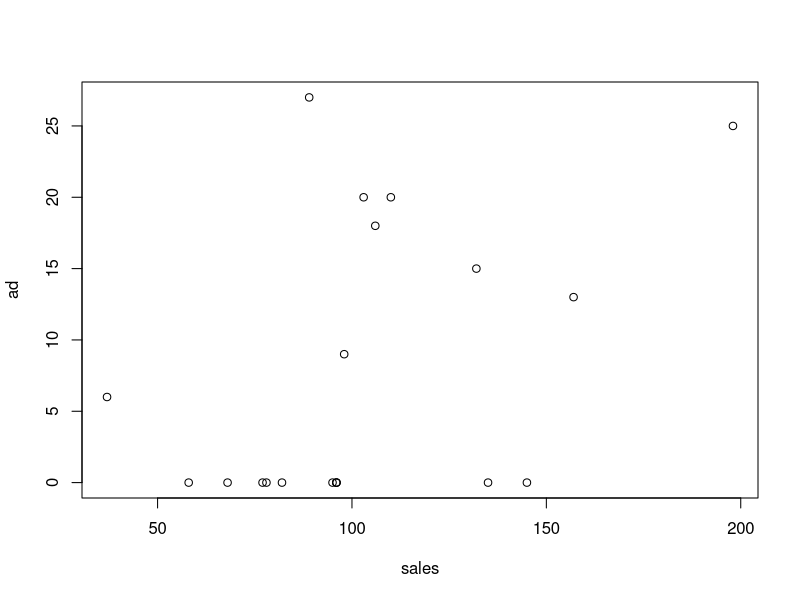
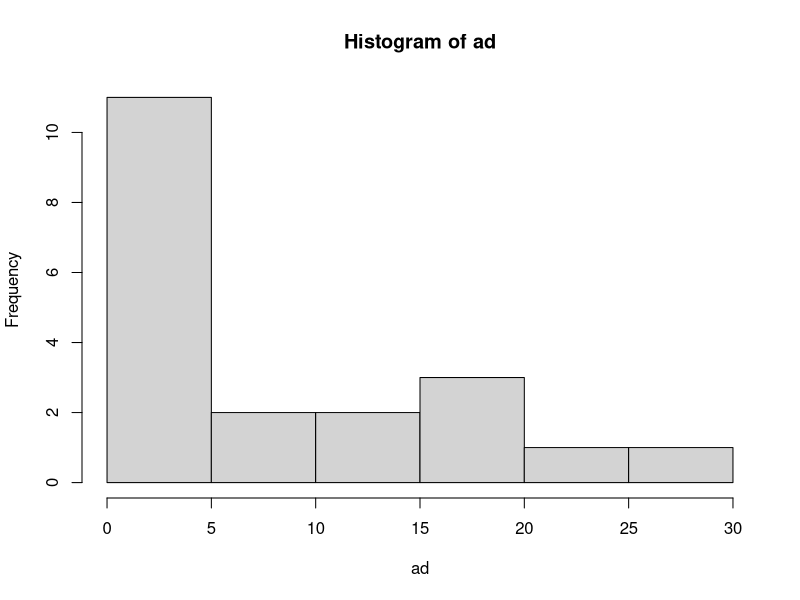

Generate these figures, in order, with R:
## ---- chunk 1
sales <- c(37, 89, 82, 58, 110, 77, 103, 78, 95, 106, 98, 96, 68, 96, 157, 198, 145, 132, 96, 135)
ad <- c(6, 27, 0, 0, 20, 0, 20, 0, 0, 18, 9, 0, 0, 0, 13, 25, 0, 15, 0, 0)

modFit.0 <- lm(sales~ad)
summary(modFit.0)
## ---- chunk 2
plot(sales, ad)
hist(ad)
sales <- log(as.numeric(sales))

ad <-log(as.numeric(ad+1))

modFit.0 <- lm(sales~ad)
summary(modFit.0)
## ---- chunk 3
sales <- c(37, 89, 82, 58, 110, 77, 103, 78, 95, 106, 98, 96, 68, 96, 157, 198, 145, 132, 96, 135)
ad <- c(6, 27, 0, 0, 20, 0, 20, 0, 0, 18, 9, 0, 0, 0, 13, 25, 0, 15, 0, 0)

ad.adstock <- as.numeric(filter(x=ad, filter=.50, method="recursive"))
ad.adstock

modFit.1 <- lm(sales~ad.adstock)
summary(modFit.1)
## ---- chunk 4
sales <- c(37, 89, 82, 58, 110, 77, 103, 78, 95, 106, 98, 96, 68, 96, 157, 198, 145, 132, 96, 135)
tv <- c(6, 27, 0, 0, 20, 0, 20, 0, 0, 18, 9, 0, 0, 0, 13, 25, 0, 15, 0, 0)
online <- c(3, 0, 4, 0, 5, 0, 0, 0, 8, 0, 0, 5, 0, 11, 16, 11, 5, 0, 0, 15)

tv.adstock <- as.numeric(filter(x=tv, filter=.3, method="recursive"))
online.adstock <- as.numeric(filter(x=online, filter=.3, method="recursive"))

modFit.2 <- lm(sales~tv.adstock+online.adstock)
summary(modFit.2)
## ---- chunk 5
sales <- c(37, 89, 82, 58, 110, 77, 103, 78, 95, 106, 98, 96, 68, 96, 157, 198, 145, 132, 96, 135)
tv <- c(6, 27, 0, 0, 20, 0, 20, 0, 0, 18, 9, 0, 0, 0, 13, 25, 0, 15, 0, 0)
online <- c(3, 0, 4, 0, 5, 0, 0, 0, 8, 0, 0, 5, 0, 11, 16, 11, 5, 0, 0, 15)
trend <- 1:20

tv.adstock <- as.numeric(filter(x=tv, filter=.3, method="recursive"))
online.adstock <- as.numeric(filter(x=online, filter=.3, method="recursive"))

modFit.3 <- lm(sales~trend+tv.adstock+online.adstock)
summary(modFit.3)
